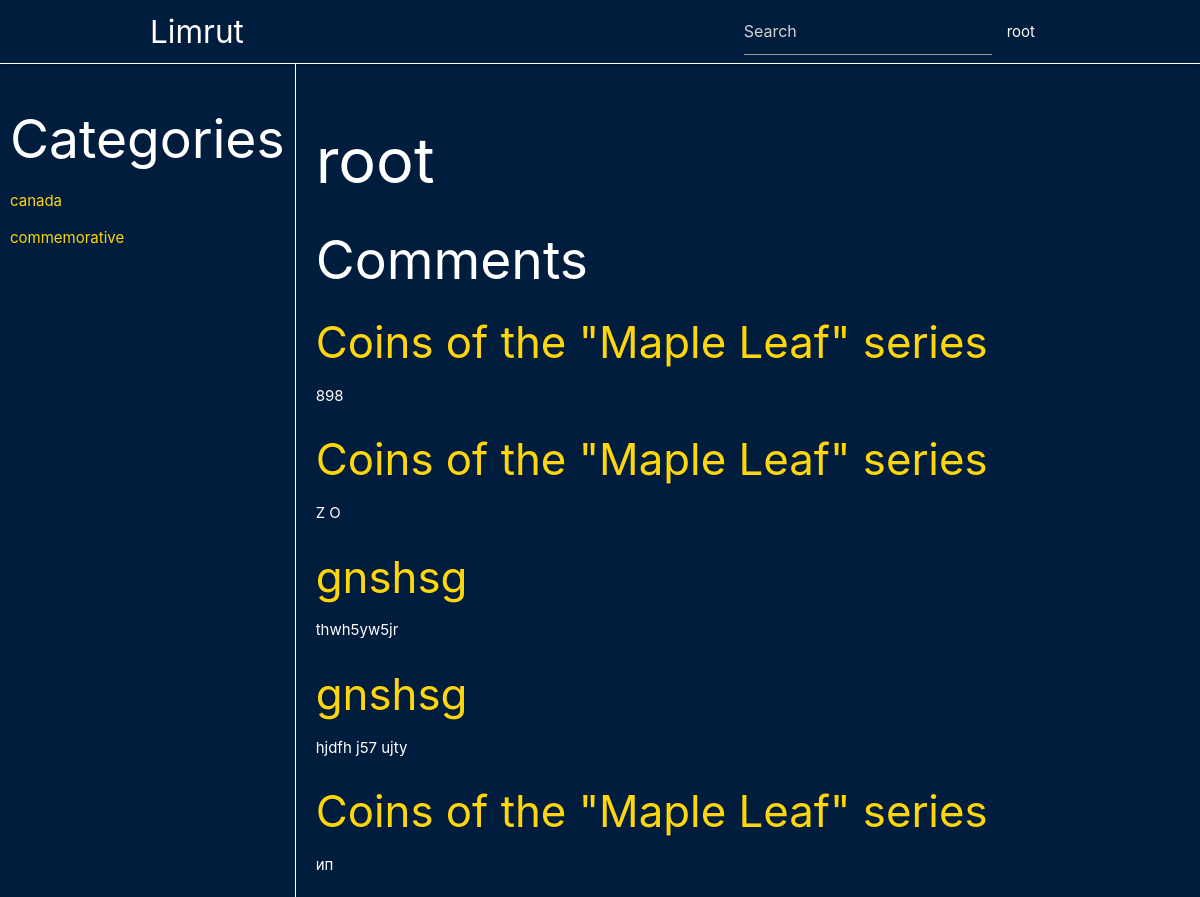
The app's page /profile (signed in) with its own data.
### post/models.py (models this page shows, shortened)
class Category(models.Model):
    name = models.TextField()
    slug = models.SlugField(unique=True, db_index=True)
    class Meta:
        verbose_name = 'Категория'
        verbose_name_plural = 'Категории'

class Comment(models.Model):
    content = models.TextField()
    date = models.DateTimeField(auto_now_add=True)
    author = models.ForeignKey(User, on_delete=models.PROTECT, blank=True, null=True)
    article = models.ForeignKey(Article, on_delete=models.CASCADE)
    class Meta:
        verbose_name = 'Комент'
        verbose_name_plural = 'Коменты'

class Article(models.Model):
    title = models.TextField()
    slug = models.SlugField(db_index=True)
    content = models.TextField()
    image = models.ImageField(upload_to='', blank=True, null=True)
    category = models.ManyToManyField('Category', blank=True, null=True)
    def __str__(self):
        return self.title
    class Meta:
        verbose_name = 'Статья'
        verbose_name_plural = 'Статьи'

### post/views.py (the view)
# urls.py: path('profile', Profile.as_view(), name = 'profile'),
class Profile(LoginRequiredMixin, DataMixin, View):
    def get(self, request):
        c_def = self.get_data(title = 'Profile')
        context = dict(list(c_def.items()))
        context['comment_list'] = Comment.objects.filter(author = context['user'])
        return render(request, 'post/profile.html', context)

### post/forms.py
class SearchForm(forms.Form):
    query = forms.CharField(widget=forms.TextInput(attrs={'class': 'input-field', 'placeholder': 'Search', 'id': 'input', 'list': 'res'}))

### post/utils.py (called while the page is built)
    def get_data(self, **kwargs):
        context = kwargs
        context['cats'] = Category.objects.annotate(article_count = Count('article')).order_by('-article_count')
        context['search_form'] = SearchForm()
        context['is_admin'] = self.request.user.is_superuser
        context['is_auth'] = self.request.user.is_authenticated
        context['user'] = self.request.user
        return context

### post/templates/post/profile.html
{% extends 'post/base.html' %}
{% block content %}
<h1>{{ user }}</h1>
<h2>Comments</h2>
{% for c in comment_list %}
    <h3><a href="{% url 'article' c.article.slug %}#{{ c.pk }}">{{ c.article }}</a></h3>
    {{ c.content }}
{% endfor %}
{% endblock %}

### post/templates/post/base.html (shortened to what this page needs)
{% load static %}
<!DOCTYPE html>
<html lang="en">
<head>
    <link rel="stylesheet" href="https://cdnjs.cloudflare.com/ajax/libs/materialize/1.0.0/css/materialize.min.css">
    <link rel="stylesheet" href="{% static 'post/css/style.css' %}">
</head>
<body>
    <nav>
        <div class="nav-wrapper">
          <a href="{% url 'home' %}" class="brand-logo">Limrut</a>
          <ul id="nav-mobile" class="right hide-on-med-and-down">
            <li>
              <form action="{% url 'search' %}">
                {% for f in search_form %}
                  {{ f }}
                {% endfor %}
              </form>
            </li>
            {% if is_auth %}
              <li>
                <a href="{% url 'profile' %}">{{ user }}</a>
              </li>
            {% endif %}
          </ul>
        </div>
      </nav>
      <div class="main">
        <div class="tab">
          <h2>Categories</h2>
          {% for c in cats %}
            <p><a href="{% url 'category' c.slug %}">{{ c.name }}</a></p>
          {% endfor %}
        </div>
        <div class="content">
          {% block content %}
          {% endblock %}
        </div>
      </div>
</body>
</html>

### post/static/post/css/style.css (style rules this page uses)
body, nav, .pagination li a, input, textarea { background-color: #001d3d; color: #fff; }
nav { border-bottom: 1px solid #fff; }
a { color: #ffd60a; }
.content, .nav-wrapper { width: 75%; }
.nav-wrapper { margin: 0 auto; }
.content { padding: 20px; }
.main { display: flex; }
.tab { padding: 10px; border-right: 1px solid #fff; }

### records on screen
Category: name "canada"
Category: name "commemorative"
Comment: article "Coins of the \"Maple Leaf\" series", content "898"
Comment: article "Coins of the \"Maple Leaf\" series", content "Z O"
Comment: article "gnshsg", content "thwh5yw5jr"
Comment: article "gnshsg", content "hjdfh j57 ujty"
Comment: article "Coins of the \"Maple Leaf\" series", content "ип"

### other values on screen
{{ user }} "root"
